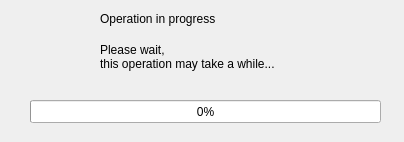
<ui version="4.0" >
 <class>Dialog</class>
 <widget class="QDialog" name="Dialog" >
  <property name="geometry" >
   <rect>
    <x>0</x>
    <y>0</y>
    <width>404</width>
    <height>142</height>
   </rect>
  </property>
  <property name="windowTitle" >
   <string>Dialog</string>
  </property>
  <widget class="QProgressBar" name="progressBar" >
   <property name="geometry" >
    <rect>
     <x>30</x>
     <y>100</y>
     <width>351</width>
     <height>23</height>
    </rect>
   </property>
   <property name="maximum" >
    <number>100</number>
   </property>
   <property name="value" >
    <number>0</number>
   </property>
   <property name="orientation" >
    <enum>Qt::Horizontal</enum>
   </property>
  </widget>
  <widget class="QLabel" name="label" >
   <property name="geometry" >
    <rect>
     <x>100</x>
     <y>10</y>
     <width>171</width>
     <height>17</height>
    </rect>
   </property>
   <property name="text" >
    <string>Operation in progress</string>
   </property>
  </widget>
  <widget class="QLabel" name="label_2" >
   <property name="geometry" >
    <rect>
     <x>100</x>
     <y>40</y>
     <width>275</width>
     <height>34</height>
    </rect>
   </property>
   <property name="text" >
    <string>Please wait, 
this operation may take a while...</string>
   </property>
  </widget>
  <widget class="QLabel" name="label_3" >
   <property name="geometry" >
    <rect>
     <x>20</x>
     <y>10</y>
     <width>64</width>
     <height>64</height>
    </rect>
   </property>
   <property name="text" >
    <string/>
   </property>
   <property name="pixmap" >
    <pixmap resource="common.qrc" >:/images/images/info.png</pixmap>
   </property>
  </widget>
 </widget>
 <resources>
  <include location="common.qrc" />
 </resources>
 <connections/>
</ui>
